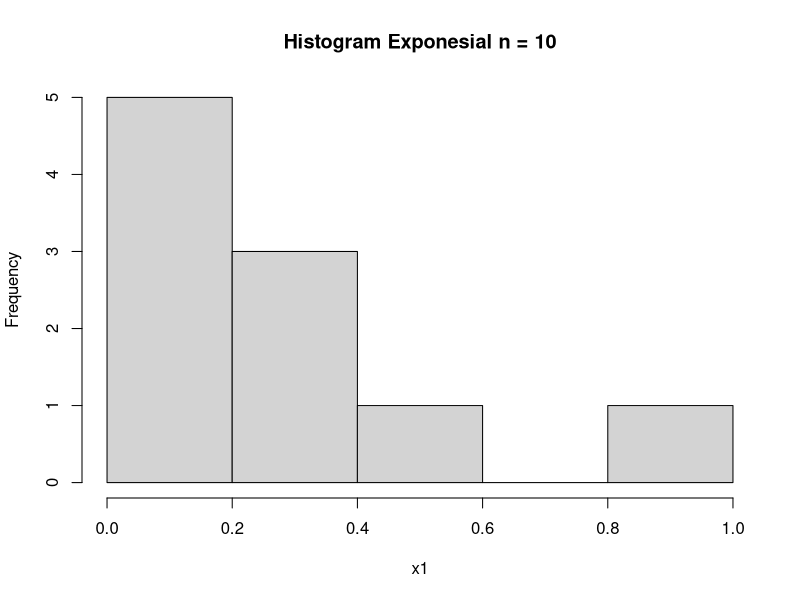
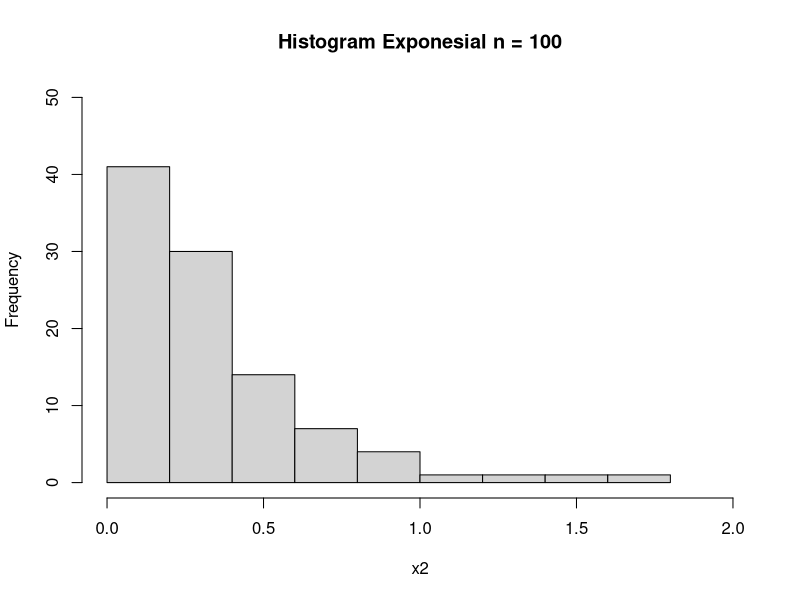
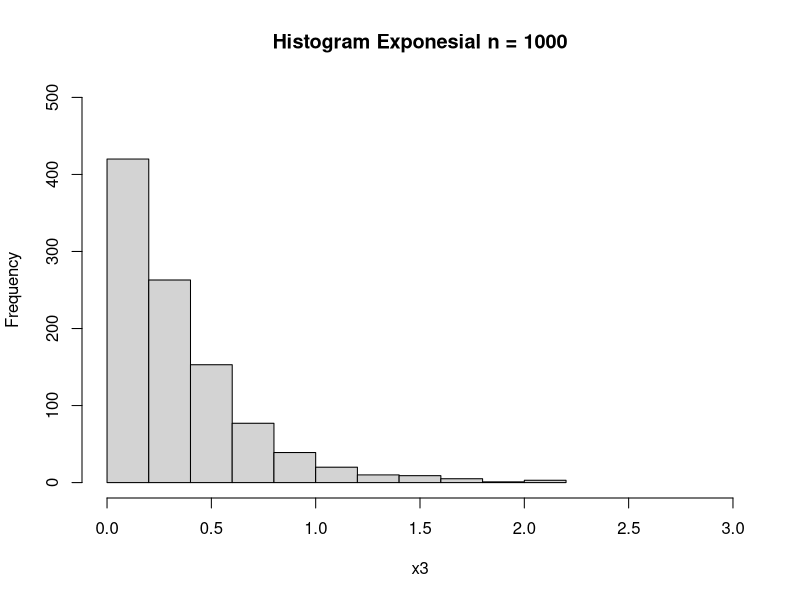
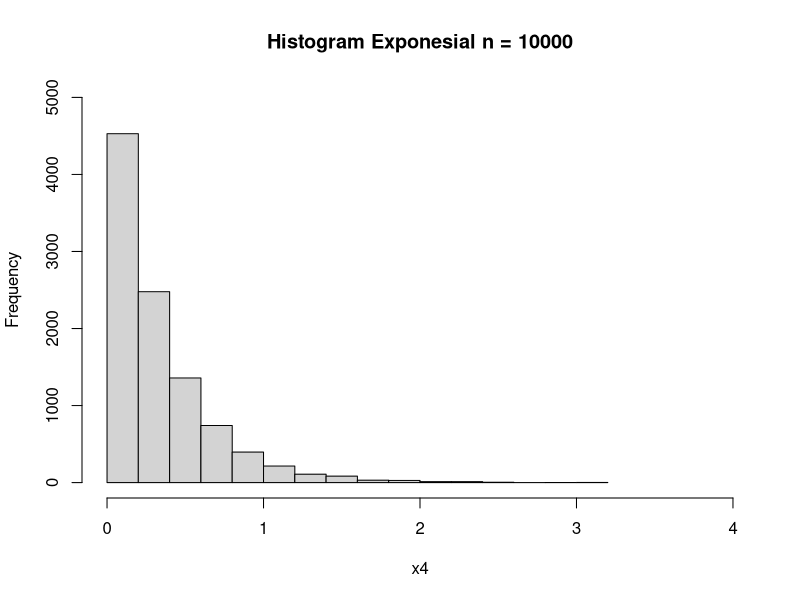

Write R code to recreate these figures, in order.
#5
#Diketahui bilangan acak (random variable) berdistribusi exponential (λ = 3). Tentukan

#a
lambda = 3

#n=10
rexp(10,rate = lambda)

#b
#n = 10
set.seed(1)
x1 <- rexp(10,rate = lambda)
hist(x1,
     main = "Histogram Exponesial n = 10")
#n = 100
set.seed(1)
x2 <- rexp(100,rate = lambda)
hist(x2,
     ylim = c(0,50),
     xlim = c(0,2),
     main = "Histogram Exponesial n = 100")
#n=1000
set.seed(1)
x3 <- rexp(1000,rate = lambda)
hist(x3,
     ylim = c(0,500),
     xlim = c(0,3),
     main = "Histogram Exponesial n = 1000")
#n=10000
set.seed(1)
x4 <- rexp(10000,rate = lambda)
hist(x4,
     ylim = c(0,5000),
     xlim = c(0,4),
     main = "Histogram Exponesial n = 10000")

#c
n = 100
lamd = 3
data <- rexp(n, rate = lamd)
avg <- mean(data)
avg
va <- var(data)
va

